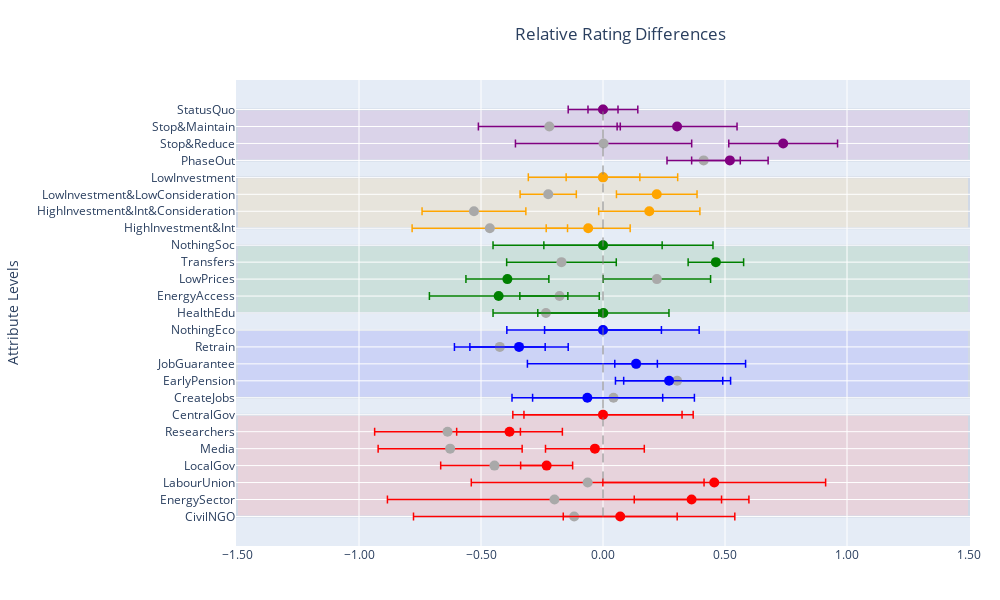

Here is the notebook cell this chart was saved with:
### Markdown cell above
Grouped:

### Code cell
import plotly.graph_objects as go

# Assuming 'model' is the variable that holds your regression results
# Extract the coefficients and standard errors for each attribute level
att_1_levels = ['PhaseOut', 'Stop&Reduce', 'Stop&Maintain', 'StatusQuo']
att_2_levels = ['HighInvestment&Int', 'HighInvestment&Int&Consideration', 'LowInvestment&LowConsideration', 'LowInvestment']
att_3_levels = ['HealthEdu', 'EnergyAccess', 'LowPrices', 'Transfers', 'NothingSoc']
att_4_levels = ['CreateJobs', 'EarlyPension', 'JobGuarantee', 'Retrain', 'NothingEco']
att_5_levels = ['CivilNGO', 'EnergySector', 'LabourUnion', 'LocalGov', 'Media', 'Researchers', 'CentralGov']



#Remember to add att_6
att_levels = [att_5_levels, att_4_levels, att_3_levels, att_2_levels, att_1_levels]

att_colors_control = ['red', 'blue', 'green', 'orange', 'purple']  # Colors for each attribute group

fig = go.Figure()

total_levels = sum(len(levels) for levels in att_levels)

# Loop through each attribute group and add the data to the plot
fig = go.Figure()

# Loop through each attribute group and add the data for 'control' to the plot
for i, levels in enumerate(att_levels):
    att_coefficients = [model_control.params[f'att_{5-i}_{level}'] for level in levels]
    att_standard_errors = [model_control.bse[f'att_{5-i}_{level}'] for level in levels]

    relative_differences = [coeff - att_coefficients[-1] for coeff in att_coefficients]

    fig.add_trace(go.Scatter(
        x=relative_differences,
        y=levels,
        mode='markers',
        error_x=dict(type='data', array=att_standard_errors, color=att_colors[i], thickness=1.5),
        marker=dict(color='darkgray', size=10),
        orientation='h',
        showlegend=False,
        name='Control',  # Add a legend name for the control group
    ))

# Loop through each attribute group and add the data for 'treated' to the plot
for i, levels in enumerate(att_levels):
    att_coefficients = [model_treated.params[f'att_{5-i}_{level}'] for level in levels]
    att_standard_errors = [model_treated.bse[f'att_{5-i}_{level}'] for level in levels]

    relative_differences = [coeff - att_coefficients[-1] for coeff in att_coefficients]

    fig.add_trace(go.Scatter(
        x=relative_differences,
        y=levels,
        mode='markers',
        error_x=dict(type='data', array=att_standard_errors, color=att_colors[i], thickness=1.5),
        marker=dict(color=att_colors[i], size=10),  # Use different colors for treated group
        orientation='h',
        showlegend=False,
        name='Treated',  # Add a legend name for the treated group
    ))

    fig.add_shape(
        type="rect",
        x0=-1.5,  # Set a fixed value for x0, which is left side of the plot
        x1=1.5,  # Set the width of the shape to 1000 (right side of the plot)
        y0=total_levels - sum(len(l) for l in att_levels[i:]),  # Set y0 to the starting level index
        y1=total_levels - sum(len(l) for l in att_levels[i:]) + len(levels) - 1,  # Set y1 to the ending level index
        fillcolor=att_colors[i],
        opacity=0.1,  # Set the opacity for a light transparent effect
        layer="below",  # Place the rectangle below the scatter plot markers
    )

# Add a vertical line at x=0 for reference
fig.add_shape(type="line", x0=0, x1=0, y0=att_5_levels[0], y1=att_1_levels[-1], line=dict(color="gray", width=1, dash='dash'))

# Update the layout of the error bar plot
fig.update_layout(
    title='Relative Rating Differences',
    xaxis_title='',
    yaxis_title='Attribute Levels',
    yaxis=dict(categoryorder='array', categoryarray=att_5_levels),  # Set the categoryorder for y-axis based on att_1_levels
    xaxis=dict(tickformat='.2f', zeroline=False),  # Remove x-axis zeroline
    showlegend=True,  # Show legend with attribute names
    margin=dict(l=80, r=30, b=40, t=80),
    height=600,  # Set the height of the plot to 600 pixels
    width=1000,
    title_x=0.62,
)

# Show the interactive error bar plot
fig.show()

### Figure 1 — Plotly figure (JSON) as saved in the notebook; plotly's stock layout.template omitted (floating-point values rounded to 4 significant figures)
{"data": [{"error_x": {"array": [0.6584, 0.6847, 0.477, 0.2204, 0.2951, 0.2987, 0.3696], "color": "red", "thickness": 1.5, "type": "data"}, "marker": {"color": "darkgray", "size": 10}, "mode": "markers", "name": "Control", "orientation": "h", "showlegend": false, "type": "scatter", "x": [-0.1182, -0.1988, -0.06284, -0.4447, -0.6265, -0.6372, 0], "y": ["CivilNGO", "EnergySector", "LabourUnion", "LocalGov", "Media", "Researchers", "CentralGov"]}, {"error_x": {"array": [0.3316, 0.2191, 0.4471, 0.186, 0.3941], "color": "blue", "thickness": 1.5, "type": "data"}, "marker": {"color": "darkgray", "size": 10}, "mode": "markers", "name": "Control", "orientation": "h", "showlegend": false, "type": "scatter", "x": [0.04307, 0.3038, 0.1373, -0.4229, 0], "y": ["CreateJobs", "EarlyPension", "JobGuarantee", "Retrain", "NothingEco"]}, {"error_x": {"array": [0.2168, 0.1628, 0.2201, 0.2246, 0.4507], "color": "green", "thickness": 1.5, "type": "data"}, "marker": {"color": "darkgray", "size": 10}, "mode": "markers", "name": "Control", "orientation": "h", "showlegend": false, "type": "scatter", "x": [-0.2339, -0.178, 0.2208, -0.1702, 0], "y": ["HealthEdu", "EnergyAccess", "LowPrices", "Transfers", "NothingSoc"]}, {"error_x": {"array": [0.3185, 0.2127, 0.1152, 0.3061], "color": "orange", "thickness": 1.5, "type": "data"}, "marker": {"color": "darkgray", "size": 10}, "mode": "markers", "name": "Control", "orientation": "h", "showlegend": false, "type": "scatter", "x": [-0.4638, -0.5288, -0.2245, 0], "y": ["HighInvestment&Int", "HighInvestment&Int&Consideration", "LowInvestment&LowConsideration", "LowInvestment"]}, {"error_x": {"array": [0.1502, 0.3611, 0.2908, 0.1426], "color": "purple", "thickness": 1.5, "type": "data"}, "marker": {"color": "darkgray", "size": 10}, "mode": "markers", "name": "Control", "orientation": "h", "showlegend": false, "type": "scatter", "x": [0.4125, 0.002283, -0.2199, 0], "y": ["PhaseOut", "Stop&Reduce", "Stop&Maintain", "StatusQuo"]}, {"error_x": {"array": [0.2335, 0.235, 0.4565, 0.1066, 0.2025, 0.2166, 0.324], "color": "red", "thickness": 1.5, "type": "data"}, "marker": {"color": "red", "size": 10}, "mode": "markers", "name": "Treated", "orientation": "h", "showlegend": false, "type": "scatter", "x": [0.0706, 0.363, 0.4559, -0.231, -0.03319, -0.3831, 0], "y": ["CivilNGO", "EnergySector", "LabourUnion", "LocalGov", "Media", "Researchers", "CentralGov"]}, {"error_x": {"array": [0.3088, 0.2199, 0.08727, 0.2015, 0.2394], "color": "blue", "thickness": 1.5, "type": "data"}, "marker": {"color": "blue", "size": 10}, "mode": "markers", "name": "Treated", "orientation": "h", "showlegend": false, "type": "scatter", "x": [-0.06414, 0.2709, 0.1356, -0.344, 0], "y": ["CreateJobs", "EarlyPension", "JobGuarantee", "Retrain", "NothingEco"]}, {"error_x": {"array": [0.2688, 0.2837, 0.17, 0.1137, 0.2424], "color": "green", "thickness": 1.5, "type": "data"}, "marker": {"color": "green", "size": 10}, "mode": "markers", "name": "Treated", "orientation": "h", "showlegend": false, "type": "scatter", "x": [0.001562, -0.4277, -0.3918, 0.4626, 0], "y": ["HealthEdu", "EnergyAccess", "LowPrices", "Transfers", "NothingSoc"]}, {"error_x": {"array": [0.1721, 0.2074, 0.1651, 0.151], "color": "orange", "thickness": 1.5, "type": "data"}, "marker": {"color": "orange", "size": 10}, "mode": "markers", "name": "Treated", "orientation": "h", "showlegend": false, "type": "scatter", "x": [-0.0607, 0.1897, 0.2202, 0], "y": ["HighInvestment&Int", "HighInvestment&Int&Consideration", "LowInvestment&LowConsideration", "LowInvestment"]}, {"error_x": {"array": [0.1567, 0.2229, 0.2457, 0.06153], "color": "purple", "thickness": 1.5, "type": "data"}, "marker": {"color": "purple", "size": 10}, "mode": "markers", "name": "Treated", "orientation": "h", "showlegend": false, "type": "scatter", "x": [0.52, 0.7384, 0.3036, 0], "y": ["PhaseOut", "Stop&Reduce", "Stop&Maintain", "StatusQuo"]}], "layout": {"height": 600, "margin": {"b": 40, "l": 80, "r": 30, "t": 80}, "shapes": [{"fillcolor": "red", "layer": "below", "opacity": 0.1, "type": "rect", "x0": -1.5, "x1": 1.5, "y0": 0, "y1": 6}, {"fillcolor": "blue", "layer": "below", "opacity": 0.1, "type": "rect", "x0": -1.5, "x1": 1.5, "y0": 7, "y1": 11}, {"fillcolor": "green", "layer": "below", "opacity": 0.1, "type": "rect", "x0": -1.5, "x1": 1.5, "y0": 12, "y1": 16}, {"fillcolor": "orange", "layer": "below", "opacity": 0.1, "type": "rect", "x0": -1.5, "x1": 1.5, "y0": 17, "y1": 20}, {"fillcolor": "purple", "layer": "below", "opacity": 0.1, "type": "rect", "x0": -1.5, "x1": 1.5, "y0": 21, "y1": 24}, {"line": {"color": "gray", "dash": "dash", "width": 1}, "type": "line", "x0": 0, "x1": 0, "y0": "CivilNGO", "y1": "StatusQuo"}], "showlegend": true, "title": {"text": "Relative Rating Differences", "x": 0.62}, "width": 1000, "xaxis": {"tickformat": ".2f", "title": {"text": ""}, "zeroline": false}, "yaxis": {"categoryarray": ["CivilNGO", "EnergySector", "LabourUnion", "LocalGov", "Media", "Researchers", "CentralGov"], "categoryorder": "array", "title": {"text": "Attribute Levels"}}}}
